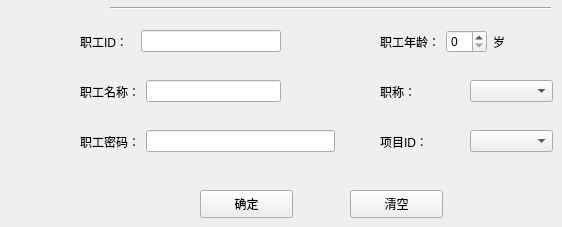
      <widget class="QWidget" name="page_14">
       <widget class="QPushButton" name="Sa_Emp_Sure">
        <property name="geometry">
         <rect>
          <x>200</x>
          <y>190</y>
          <width>93</width>
          <height>28</height>
         </rect>
        </property>
        <property name="text">
         <string>确定</string>
        </property>
       </widget>
       <widget class="QPushButton" name="Sa_Emp_Clear">
        <property name="geometry">
         <rect>
          <x>350</x>
          <y>190</y>
          <width>93</width>
          <height>28</height>
         </rect>
        </property>
        <property name="text">
         <string>清空</string>
        </property>
       </widget>
       <widget class="QWidget" name="layoutWidget">
        <property name="geometry">
         <rect>
          <x>380</x>
          <y>30</y>
          <width>152</width>
          <height>23</height>
         </rect>
        </property>
        <layout class="QHBoxLayout" name="horizontalLayout_26">
         <item>
          <widget class="QLabel" name="label_25">
           <property name="text">
            <string>职工年龄：</string>
           </property>
          </widget>
         </item>
         <item>
          <widget class="QSpinBox" name="Sa_EmpAgeLine"/>
         </item>
         <item>
          <widget class="QLabel" name="label_28">
           <property name="text">
            <string>岁</string>
           </property>
          </widget>
         </item>
        </layout>
       </widget>
       <widget class="QWidget" name="layoutWidget">
        <property name="geometry">
         <rect>
          <x>380</x>
          <y>80</y>
          <width>173</width>
          <height>23</height>
         </rect>
        </property>
        <layout class="QHBoxLayout" name="horizontalLayout_27">
         <item>
          <widget class="QLabel" name="label_26">
           <property name="text">
            <string>职称：    </string>
           </property>
          </widget>
         </item>
         <item>
          <widget class="QComboBox" name="Sa_EmpTitleComBox"/>
         </item>
        </layout>
       </widget>
       <widget class="QWidget" name="layoutWidget">
        <property name="geometry">
         <rect>
          <x>80</x>
          <y>130</y>
          <width>255</width>
          <height>23</height>
         </rect>
        </property>
        <layout class="QHBoxLayout" name="horizontalLayout_28">
         <item>
          <widget class="QLabel" name="label_27">
           <property name="text">
            <string>职工密码：</string>
           </property>
          </widget>
         </item>
         <item>
          <widget class="QLineEdit" name="Sa_EmpPassLine"/>
         </item>
        </layout>
       </widget>
       <widget class="QWidget" name="layoutWidget">
        <property name="geometry">
         <rect>
          <x>80</x>
          <y>80</y>
          <width>201</width>
          <height>23</height>
         </rect>
        </property>
        <layout class="QHBoxLayout" name="horizontalLayout_24">
         <item>
          <widget class="QLabel" name="label_23">
           <property name="text">
            <string>职工名称：</string>
           </property>
          </widget>
         </item>
         <item>
          <widget class="QLineEdit" name="Sa_EmpNaleLine"/>
         </item>
        </layout>
       </widget>
       <widget class="QWidget" name="layoutWidget">
        <property name="geometry">
         <rect>
          <x>80</x>
          <y>30</y>
          <width>201</width>
          <height>23</height>
         </rect>
        </property>
        <layout class="QHBoxLayout" name="horizontalLayout_23">
         <item>
          <widget class="QLabel" name="label_22">
           <property name="text">
            <string>职工ID：  </string>
           </property>
          </widget>
         </item>
         <item>
          <widget class="QLineEdit" name="Sa_EmpIDLine"/>
         </item>
        </layout>
       </widget>
       <widget class="QWidget" name="layoutWidget">
        <property name="geometry">
         <rect>
          <x>380</x>
          <y>130</y>
          <width>173</width>
          <height>23</height>
         </rect>
        </property>
        <layout class="QHBoxLayout" name="horizontalLayout_25">
         <item>
          <widget class="QLabel" name="label_24">
           <property name="text">
            <string>项目ID：  </string>
           </property>
          </widget>
         </item>
         <item>
          <widget class="QComboBox" name="Sa_EmpProIDComBox"/>
         </item>
        </layout>
       </widget>
       <widget class="Line" name="line_11">
        <property name="geometry">
         <rect>
          <x>110</x>
          <y>0</y>
          <width>441</width>
          <height>16</height>
         </rect>
        </property>
        <property name="orientation">
         <enum>Qt::Horizontal</enum>
        </property>
       </widget>
      </widget>
